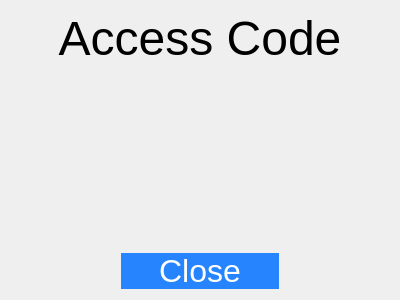
<?xml version="1.0" encoding="UTF-8"?>
<ui version="4.0">
 <class>ShareCodeDialog</class>
 <widget class="QDialog" name="ShareCodeDialog">
  <property name="geometry">
   <rect>
    <x>0</x>
    <y>0</y>
    <width>400</width>
    <height>300</height>
   </rect>
  </property>
  <property name="windowTitle">
   <string>Dialog</string>
  </property>
  <layout class="QVBoxLayout" name="verticalLayout_2" stretch="0,1,0">
   <item>
    <widget class="QLabel" name="accessCodeLabel">
     <property name="font">
      <font>
       <pointsize>36</pointsize>
      </font>
     </property>
     <property name="text">
      <string>Access Code</string>
     </property>
     <property name="alignment">
      <set>Qt::AlignCenter</set>
     </property>
    </widget>
   </item>
   <item>
    <widget class="QLabel" name="codeLabel">
     <property name="font">
      <font>
       <pointsize>64</pointsize>
      </font>
     </property>
     <property name="text">
      <string/>
     </property>
     <property name="alignment">
      <set>Qt::AlignCenter</set>
     </property>
    </widget>
   </item>
   <item>
    <layout class="QHBoxLayout" name="buttonsLayout" stretch="0">
     <property name="spacing">
      <number>-1</number>
     </property>
     <property name="leftMargin">
      <number>110</number>
     </property>
     <property name="rightMargin">
      <number>110</number>
     </property>
     <item>
      <widget class="QPushButton" name="closeButton">
       <property name="sizePolicy">
        <sizepolicy hsizetype="Expanding" vsizetype="Expanding">
         <horstretch>0</horstretch>
         <verstretch>0</verstretch>
        </sizepolicy>
       </property>
       <property name="minimumSize">
        <size>
         <width>150</width>
         <height>35</height>
        </size>
       </property>
       <property name="font">
        <font>
         <pointsize>24</pointsize>
        </font>
       </property>
       <property name="styleSheet">
        <string notr="true">QPushButton {
    color: white;
    font-size: 24pt;
    background-color: #2684FF;
    border: 0;
    padding: 0 10px;
}
QPushButton:hover {
    background-color: #2276E4;
}
QPushButton:pressed {
    background-color: #2065BF;
}</string>
       </property>
       <property name="text">
        <string>Close</string>
       </property>
      </widget>
     </item>
    </layout>
   </item>
  </layout>
 </widget>
 <resources/>
 <connections/>
</ui>
